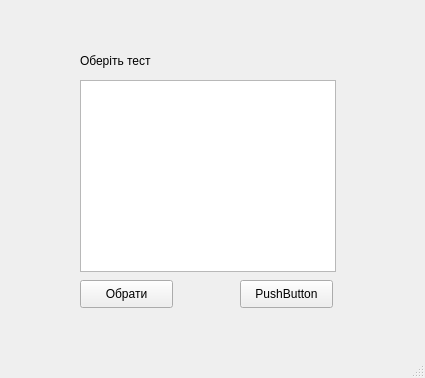
<?xml version="1.0" encoding="UTF-8"?>
<ui version="4.0">
 <class>MainWindow</class>
 <widget class="QMainWindow" name="MainWindow">
  <property name="geometry">
   <rect>
    <x>0</x>
    <y>0</y>
    <width>425</width>
    <height>378</height>
   </rect>
  </property>
  <property name="windowTitle">
   <string>Тестування</string>
  </property>
  <widget class="QWidget" name="centralwidget">
   <widget class="QLabel" name="label">
    <property name="geometry">
     <rect>
      <x>80</x>
      <y>50</y>
      <width>231</width>
      <height>21</height>
     </rect>
    </property>
    <property name="text">
     <string>Оберіть тест</string>
    </property>
   </widget>
   <widget class="QPushButton" name="pushButton">
    <property name="geometry">
     <rect>
      <x>80</x>
      <y>280</y>
      <width>93</width>
      <height>28</height>
     </rect>
    </property>
    <property name="text">
     <string>Обрати</string>
    </property>
   </widget>
   <widget class="QListWidget" name="listWidget">
    <property name="geometry">
     <rect>
      <x>80</x>
      <y>80</y>
      <width>256</width>
      <height>192</height>
     </rect>
    </property>
   </widget>
   <widget class="QPushButton" name="pushButton_2">
    <property name="geometry">
     <rect>
      <x>240</x>
      <y>280</y>
      <width>93</width>
      <height>28</height>
     </rect>
    </property>
    <property name="text">
     <string>PushButton</string>
    </property>
   </widget>
  </widget>
  <widget class="QMenuBar" name="menubar">
   <property name="geometry">
    <rect>
     <x>0</x>
     <y>0</y>
     <width>425</width>
     <height>26</height>
    </rect>
   </property>
  </widget>
  <widget class="QStatusBar" name="statusbar"/>
 </widget>
 <resources/>
 <connections/>
</ui>
